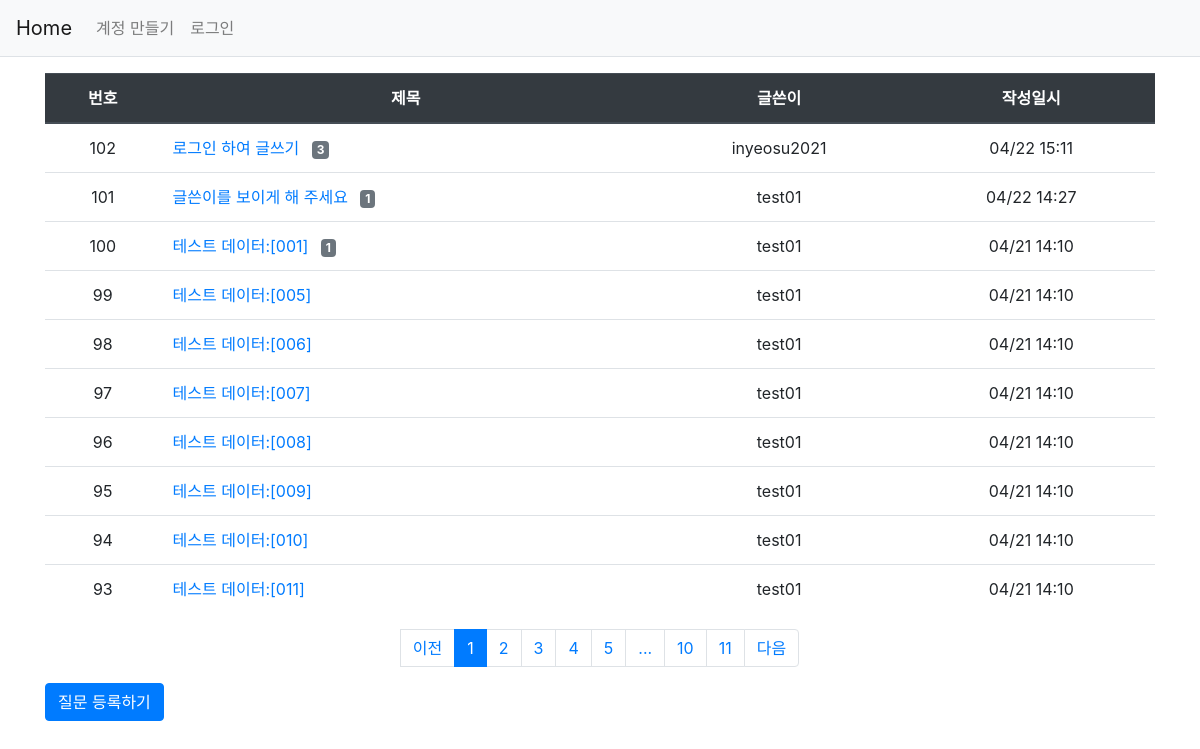
Page /question/list/ on the committed database.
### pybo/models.py (models this page shows)
class Question(db.Model):
    id = db.Column(db.Integer, primary_key=True)
    subject = db.Column(db.String(200), nullable=False)
    content = db.Column(db.Text(), nullable=False)
    create_date = db.Column(db.DateTime(), nullable=False)
    user_id = db.Column(db.Integer, db.ForeignKey(
        'user.id', ondelete='CASCADE'), nullable=False)
    user = db.relationship('User', backref=db.backref('question_set'))
    modify_date = db.Column(db.DateTime(), nullable=True)

class User(db.Model):
    id = db.Column(db.Integer, primary_key=True)
    username = db.Column(db.String(150), nullable=False, unique=True)
    password = db.Column(db.String(200), nullable=False)
    email = db.Column(db.String(120), nullable=False, unique=True)

### pybo/views/question_views.py (the view)
@bp.route('/list/')
def _list():
    page = request.args.get('page', type=int, default=1)
    question_list = Question.query.order_by(Question.create_date.desc())
    question_list = question_list.paginate(page, per_page=10)
    return render_template('question/question_list.html', question_list=question_list)

### pybo/filter.py (called while the page is built)
def format_datetime1(value, fmt=' %m/%d  %H:%M'):
    return value.strftime(fmt)

### pybo/views/auth_views.py (called while the page is built)
@bp.before_app_request
def load_logged_in_user():
    user_id = session.get('user_id')
    if user_id is None:
        g.user = None
    else:
        g.user = User.query.get(user_id)

### pybo/templates/question/question_list.html
{% extends 'base.html' %}
{% block content %}
<link rel="stylesheet" href="{{ url_for('static', filename='bootstrap.min.css') }}">
<div class="container my-3">
    <table class="table">
        <thead>
            <tr class="text-center thead-dark">
                <th>번호</th>
                <th style="width=50%">제목</th>
                <th>글쓴이</th>
                <th>작성일시</th>
            </tr>
        </thead>
        <tbody>
        {% if question_list %}
        {% for question in question_list.items %}
        <tr class="text-center">
            <td>{{ question_list.total - ((question_list.page -1)* question_list.per_page) - loop.index0 }}</td>
            <td class="text-left">
                <a href="{{ url_for('question.detail', question_id = question.id) }}">{{ question.subject }}</a>
                {% if question.answer_set |length > 0 %}
                    <span class="badge badge-secondary ml-2">{{ question.answer_set |length }}</span>
                    {% endif %}
                </td>
                <td>{{ question.user.username }}</td>
                <td>{{ question.create_date|datetime1 }}</td>
        </tr>
        {% endfor %}
        {% else %}
        <tr>
            <td colspan="3">질문이 없습니다.</td>
        </tr>
        {% endif %}
        </tbody>
    </table>
    {% include "paging.html" %}
<a href="{{ url_for('question.create') }}" class="btn btn-primary">질문 등록하기</a>
</div>
{% endblock %}

### pybo/templates/base.html (shortened to what this page needs)
<!DOCTYPE html>
<html lang="en">
<head>
    <link rel="stylesheet" href="{{url_for('static', filename='bootstrap.min.css') }}">
    <link rel="stylesheet" href="{{url_for('static', filename='style.css') }}">
</head>
<body>
{% include "navbar.html" %}
{% block content %}
{% endblock %}
</body>
</html>

### pybo/templates/navbar.html (shortened to what this page needs)
<nav class="navbar navbar-expand-lg navbar-light bg-light border-bottom">
    <a href="{{ url_for('main.index')}}" class="navbar-brand">Home</a>
    <div class="collapse navbar-collapse flex-grow-0" id="navbarNav">
        {% if g.user %}
        <ul class="navbar-nav">
            <li class="nav-item">
                <a href="{{ url_for('auth.logout')}}" class="nav-link">{{g.user.username }} (로그아웃) </a>
            </li>
        </ul>
        {% else %}
        <ul class="navbar-nav">
            <li class="nave-item">
                <a href="{{ url_for('auth.signup')}}" class="nav-link">계정 만들기</a>
            </li>
            <li class="nave-item">
                <a class="nav-link" href="{{ url_for('auth.login')}}" class="nav-link">로그인</a>
            </li>
        </ul>
        {% endif %}
    </div>
</nav>

### pybo/templates/paging.html
<ul class="pagination justify-content-center">
    {% if question_list.has_prev %}
    <li class="page-item">
        <a href="?page={{ question_list.prev_num }}" class="page-link">이전</a>
    </li>
    {% else %}
    <li class="page-link" tabindex="-1" aria-disabled="true" href="#">이전</li>
    {% endif %}
    {% for page_num in question_list.iter_pages() %}
        {% if page_num %}
            {% if page_num != question_list.page %}
            <li class="page-item">
                <a href="?page={{ page_num}}" class="page-link">{{ page_num }}</a>
            </li>
            {% else %}
            <li class="page-item active" aria-current="page">
                <a href="#" class="page-link">{{ page_num }}</a>
            </li>
            {% endif %}
        {% else %}
            <li class="disable">
                <a href="#" class="page-link">...</a>
            </li>
        {% endif %}
    {% endfor %}
    {% if question_list.has_next %}
    <li class="page-item">
        <a href="?page={{ question_list.next_num }}" class="page-link">다음</a>
    </li>
    {% else %}
    <li class="page-link" tabindex="-1" aria-disabled="true" href="#">다음</li>
    {% endif %}
</ul>

### rows in the picture
Question: total "102", subject "로그인 하여 글쓰기", answer_set|length "3", user.username "inyeosu2021", create_date "04/22 15:11"
Question: total "101", subject "글쓴이를 보이게 해 주세요", answer_set|length "1", user.username "test01", create_date "04/22 14:27"
Question: total "100", subject "테스트 데이터:[001]", answer_set|length "1", user.username "test01", create_date "04/21 14:10"
Question: total "99", subject "테스트 데이터:[005]", user.username "test01", create_date "04/21 14:10"
Question: total "98", subject "테스트 데이터:[006]", user.username "test01", create_date "04/21 14:10"
Question: total "97", subject "테스트 데이터:[007]", user.username "test01", create_date "04/21 14:10"
Question: total "96", subject "테스트 데이터:[008]", user.username "test01", create_date "04/21 14:10"
Question: total "95", subject "테스트 데이터:[009]", user.username "test01", create_date "04/21 14:10"
Question: total "94", subject "테스트 데이터:[010]", user.username "test01", create_date "04/21 14:10"
Question: total "93", subject "테스트 데이터:[011]", user.username "test01", create_date "04/21 14:10"

### other values in the picture
{{ page_num }} "1"
{{ page_num }} "2" "3" "4" "5" "10" "11"
